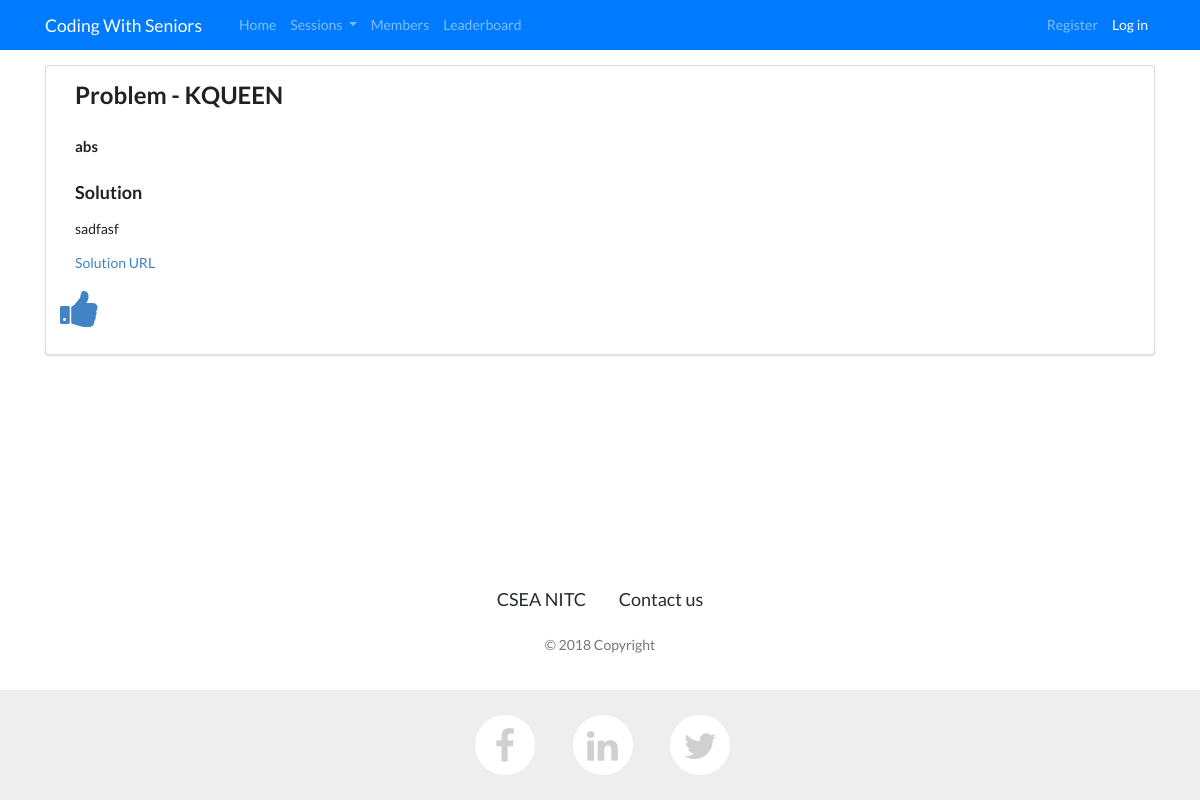
The page /events/editorials/Kqueen-abhiram on the database its author committed.
### events/models.py (models this page shows, shortened)
class Editorial(models.Model):
    name=models.CharField(max_length=255, blank=False, null=True,unique=True)
    user_submitted=models.ForeignKey(UserProfile,on_delete=models.CASCADE)
    problem=models.ForeignKey(Problem,on_delete=models.CASCADE)
    solution=models.TextField(blank=False,null=True)
    solution_url=models.URLField(blank=True,null=True)
    liked_users=models.ManyToManyField(User,blank=True)

class Problem(models.Model):
    name=models.CharField(max_length=255, blank=False, null=True,unique=True)
    url_problem=models.URLField(blank=False, null=True)
    solution=models.CharField(max_length=255, blank=True, null=True)
    url_solution=models.URLField(blank=True, null=True)
    session=models.ForeignKey(Session,on_delete=models.CASCADE)
    tags=models.ManyToManyField(Tags,blank=True)

### user_profile/models.py (models this page shows, shortened)
class UserProfile(models.Model):
    user_info= models.OneToOneField(User, on_delete=models.CASCADE)
    display_name=models.CharField(max_length=255, blank=True, null=True,unique=True)
    display_pic = models.URLField(default="https://cdn4.iconfinder.com/data/icons/ui-standard/96/People-512.png")
    reg_number=models.CharField(max_length=255, blank=True, null=True,unique=True)
    bio=models.CharField(max_length=255, blank=True, null=True)
    rating_change=models.IntegerField(default=0)
    normalized_rating=models.PositiveIntegerField(default=1200)

### events/views.py (the view)
# urls.py: path('editorials/<str:name>',views.view_editorial,name="view_editorial"),
def view_editorial(request: HttpRequest,name:str):
    try:
        editorial=Editorial.objects.get(name=name)
    except:
        messages.add_message(request, messages.ERROR, 'Error Contact Admin')
    return render(request,'events/editorial.html',locals())

### events/templates/events/editorial.html (shortened to what this page needs)
{% extends "layout.html" %}
{% load staticfiles %}
{% block css %}
    <link href="//cdnjs.cloudflare.com/ajax/libs/semantic-ui/2.2.10/semantic.min.css" rel="stylesheet" id="bootstrap-css">
{% endblock %}
{% block body %}
    <div class="ui segment">
    <div class="ui container">
    <div class="row" style="margin-bottom: 15px">
        <div class="col">
            <h2>Problem - {{ editorial.problem.name }}</h2>
            <h4>{{ editorial.user_submitted.display_name }}</h4>
            <h3>Solution </h3>
            <p>{{ editorial.solution }}</p>
            <a href="{{ editorial.solution_url }}">Solution URL</a>
        </div>
    </div>
    <div class="row" style="margin-bottom: 10px">
        <a href="/events/like_editorial/{{ editorial.name }}"><i class="fa fa-thumbs-up fa-3x"></i></a>
    </div>
    </div>
    </div>
{% endblock %}

### static/cws_site/css/style.css (style rules this page uses)
html { height: 100%; }
body { display: flex; display: -webkit-flex; flex-direction: column; -webkit-flex-direction: column; height: 100%; }

### rows shown on the page
Editorial: problem.name "KQUEEN", user_submitted.display_name "abs", solution "sadfasf"
